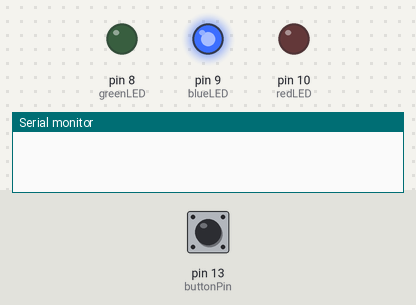
This sketch was run on a simulated Arduino Uno, built with avr-gcc and run on an emulated ATmega328P. Parts: output pins drawn as LEDs (lit = HIGH), the last lines printed to the serial monitor. Dashed ring = blinking. The inputs (shaded band) are chosen by the test bench; at power-on: pin 13 (buttonPin) LOW. Random numbers use the default seed unless the sketch sets one.

Above: at 1.2 s.
1.3 s: pin 13 (buttonPin) pulled HIGH for 1 s
At 3.4 s:
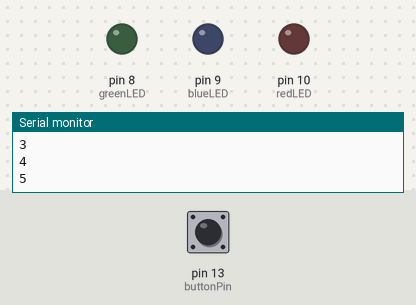
4.3 s: pin 13 (buttonPin) pulled HIGH for 0.15 s
At 5.7 s:
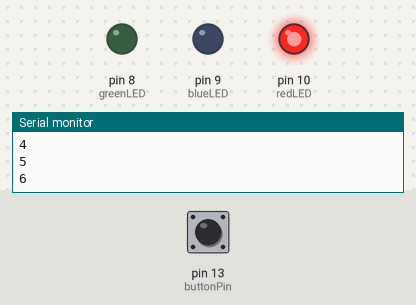
6.0 s: pin 13 (buttonPin) pulled HIGH for 3.2 s
At 6.5 s:
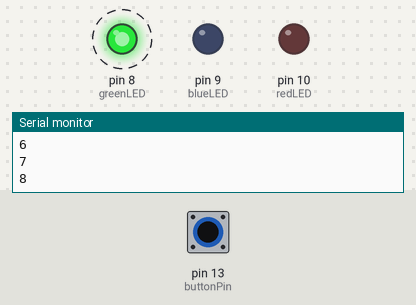
Timing chart, 0 to 10.7 s (numbered marks = the images above; inputs shaded):
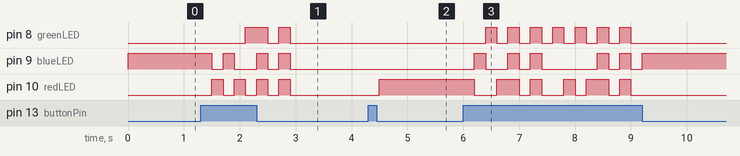

Measured:
- after the input at 1.3 s, pin 8 (greenLED): LOW → HIGH after 0.80 s, → LOW 0.40 s later, → HIGH 0.20 s later, → LOW 0.20 s later; pin 9 (blueLED): goes LOW 0.20 s, HIGH 0.20 s, LOW 0.40 s, HIGH 0.20 s, LOW 0.20 s, HIGH 0.20 s, then LOW, starting after 0.20 s
- after the input at 4.3 s, pin 10 (redLED): LOW → HIGH after 0.20 s
- after the input at 6.0 s, pin 8 (greenLED): alternates HIGH for 0.20 s and LOW for 0.20 s, 14 changes in all, then stays LOW, starting after 0.40 s; pin 9 (blueLED): LOW → HIGH after 0.20 s, → LOW 0.20 s later, → HIGH 0.40 s later, → LOW 0.20 s later, … (11 changes in this stretch)

The sketch:

buttonRandom.ino
```cpp
/* Random Button

buttonRandom.ino
created 10 July 2017
by Samuel Bechara

This program flashes a random LED when a digital button is pressed.
It is designed such that the random number can not be the same as
the LED that was originally pressed. Every 5 presses, ALL LEDs are
blinked and all LEDs are then turned off. For this program it is
important that the LEDs are on sequential pins
example(LEDS are on digital pins 4,5,6)
so that the random number generator can work. It is possible to
work around this but more complicated code is necessary.
*/

// create variables for all of the hardware pins. Since they aren't going to be changing, I made them constants just in case.
const int greenLED = 8;
const int blueLED = 9;
const int redLED = 10;
const int buttonPin = 13;

// create a variable to monitor if the button is pushed or not
int buttonState;

// create variables to store the pins that were lit up. You need this to be able to tell which LED was currently lit so your random number isn't the same as before.
int newLED;
int oldLED;

// create a variable to count how many times the button is pressed.
int buttonCount = 0;

// in the setup function, define all buttons as either input or output and generate a random number
void setup()
{
  Serial.begin(9600); // begin the serial connection
  pinMode(blueLED, OUTPUT);
  pinMode(greenLED, OUTPUT);
  pinMode(redLED, OUTPUT);
  pinMode(LED_BUILTIN, OUTPUT);
  pinMode(buttonPin, INPUT);

  // turn on a random LED
  newLED = random(8, 11);
  digitalWrite(newLED, HIGH);
  oldLED = newLED;
}

// the loop runs continously as long as the arduino is turned on
void loop()
{
  // check to see if the button is being pushed
  buttonState = digitalRead(buttonPin);
  if (buttonState == HIGH)
  {
    delay(200); // add a slight delay so that a single button push doesn't register as multiple pushes
    buttonCount++; // increment the buttonCount variable

    // checek to see if the button press is in a multiple of 5
    if (buttonCount % 5 == 0)
    {
      // if it is a multiple of 5, flash all LEDs
      digitalWrite(redLED, HIGH);
      digitalWrite(blueLED, HIGH);
      digitalWrite(greenLED, HIGH);
      delay(200);
      digitalWrite(redLED, LOW);
      digitalWrite(blueLED, LOW);
      digitalWrite(greenLED, LOW);
      delay(200);
      digitalWrite(redLED, HIGH);
      digitalWrite(blueLED, HIGH);
      digitalWrite(greenLED, HIGH);
      delay(200);
      digitalWrite(redLED, LOW);
      digitalWrite(blueLED, LOW);
      digitalWrite(greenLED, LOW);
    }
    else
    {
      // if it isn't, then switch to a random LED
      digitalWrite(oldLED, LOW);
      while (newLED == oldLED)
      {
	// this while loop checks to make sure that a different LED is lit up each press
        newLED = random(8,11);
      }
      digitalWrite(newLED, HIGH);
      oldLED = newLED;
    }
    Serial.println(buttonCount); // print the number of times the button is pressed to the serial port.
  }
}
```
